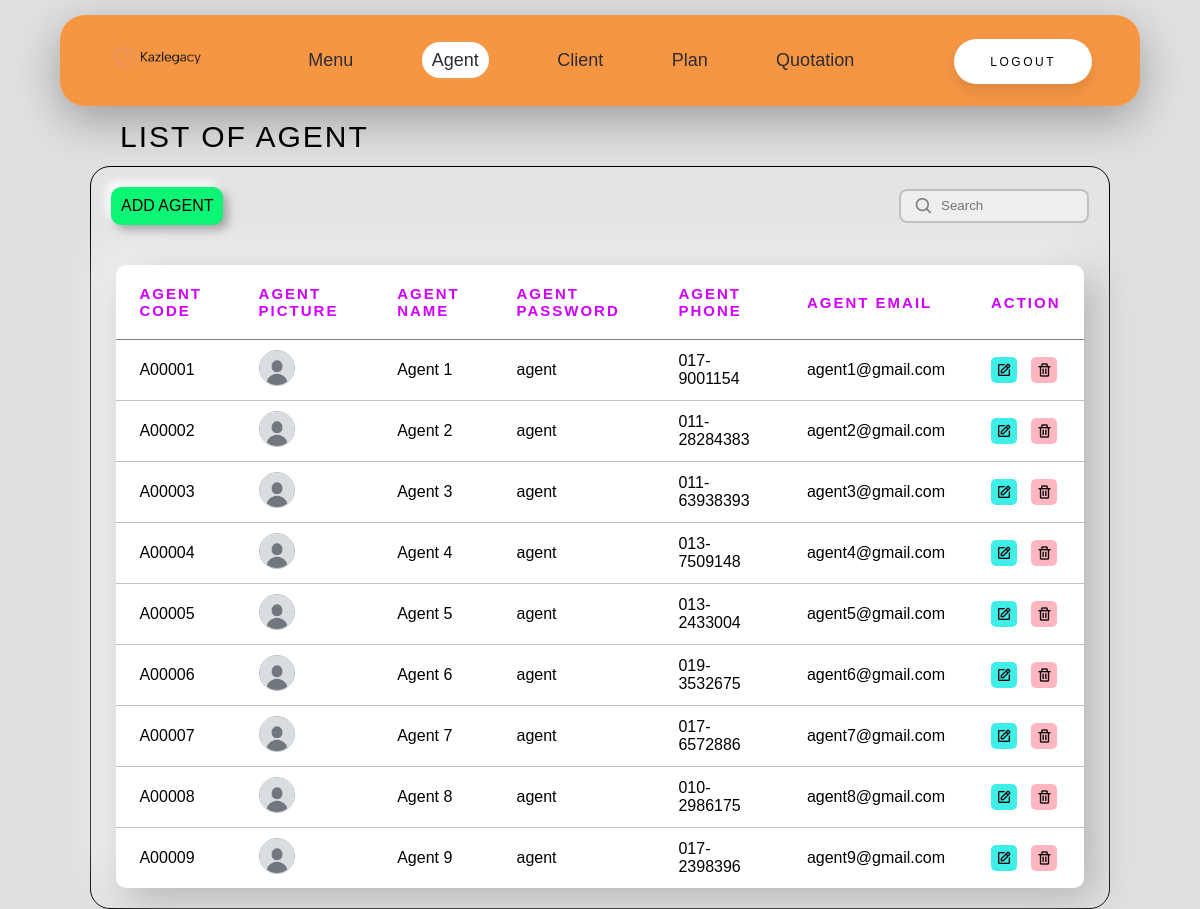
Page /agent_admin.php on the committed database.
### tables this page shows
CREATE TABLE `agent` (
  `agent_code` varchar(255) NOT NULL,
  `agent_picture` varchar(255) NOT NULL,
  `agent_name` varchar(255) NOT NULL,
  `agent_password` varchar(255) NOT NULL,
  `agent_phone` varchar(255) NOT NULL,
  `agent_email` varchar(255) NOT NULL
);

### src/agent_admin.php (the view, shortened to what this page needs)
<?php
include "dbConfig.php";
?>
<!DOCTYPE html>
<html>
<head>
	<link rel="stylesheet" href="style.css">
	<link href='https://unpkg.com/boxicons@2.1.4/css/boxicons.min.css' rel='stylesheet'>
</head>
<body>
	<header id="header">
		<a href="admin_menu.php" class="FWD"><img src="kazlegacy-logo.png" alt="FWD" width="100" height="30"></a>
		<nav class="navbar">
			<a href="admin_menu.php">Menu</a>
			<a class="active" href="agent_admin.php">Agent</a>
			<a href="client_admin.php">Client</a>
			<a href="plan_admin.php">Plan</a>
			<a href="quotation_admin.php">Quotation</a>
		</nav>
		<div class="admin_logout">
			<a href="admin_logout.php" class="logout-button">Logout</a>
		</div>
	</header>
	<div class="admin-agent-title">List of Agent</div>
	<div class="admin-table-container">
		<div class="table-top">
			<a href="add_agent.php" class="add-button">Add Agent</a>
			<div class="search-bar-admin">
				<i class='bx bx-search'></i>
				<input type="text" name="search" id="searchAgentAdmin" placeholder="Search">
			</div>
		</div>
		<div id="agentTableAdmin">
			<?php
			$query = "select * from agent";
			$result = mysqli_query($con, $query);
			if (mysqli_num_rows($result) == 0) {
				echo "<span class='no-agent-admin'>No record found !</span>";
			} else {
				echo "<table class='agent-table'>
				<thead>
					<th>Agent Code</th>
					<th>Agent Picture</th>
					<th>Agent Name</th>
					<th>Agent Password</th>
					<th>Agent Phone</th>
					<th>Agent Email</th>
					<th>Action</th>
				</thead>";
				while ($row = $result->fetch_assoc()) {
					$agent_code = $row["agent_code"];
					$agent_name = $row["agent_name"];
					$agent_password = $row["agent_password"];
					$agent_phone = $row["agent_phone"];
					$agent_email = $row["agent_email"];
					$agent_picture = $row["agent_picture"];
					echo "
					<tr>
					<td>$agent_code</td>
					<td><img src=$agent_picture></td>
					<td>$agent_name</td>
					<td>$agent_password</td>
					<td>$agent_phone</td>
					<td>$agent_email</td>
					<td class='admin-action'><a href='edit_agent.php?agent_code=$agent_code'><i class='bx bx-edit'></i></a>
					<a onclick='confirmation(\"$agent_code\")' href='delete_agent.php?agent_code=$agent_code'><i class='bx bx-trash'></i></a></td>
					</tr>";
				}
				echo "</table>";
			}
			?>
		</div>
	</div>
</body>
</html>

### src/style.css (style rules this page uses)
* { margin: 0; padding: 0; box-sizing: border-box; font-family: sans-serif; text-decoration: none; }
body { background-color: #e0e0e0; }
#header { position: fixed; border-radius: 25px; top: 15px; left: 5%; width: 90%; height: 10%; padding: 2% 4%; background: rgba(255, 119, 0, 0.7); backdrop-filter: blur(10px); display: flex; justify-content: space-between; align-items: center; box-shadow: rgba(0, 0, 0, 0.3) 0px 14px 45px; z-index: 100; transition: top 0.2s; }
.navbar a { color: #2c2c34; font-size: 18px; text-decoration: none; margin: 0 2rem; transition: 0.2s; }
.active { color: black; background-color: white; padding: 8px 10px; border-radius: 48px; }
.logout-button { text-decoration: none; padding: 1.3em 3em; font-size: 12px; text-transform: uppercase; letter-spacing: 2.5px; font-weight: 500; color: #000; background-color: #fff; border: none; border-radius: 45px; box-shadow: 0px 8px 15px rgba(0, 0, 0, 0.1); transition: all 0.3s ease 0s; }
.admin-agent-title { margin-top: 10%; margin-left: 10%; margin-bottom: 1%; text-transform: uppercase; letter-spacing: 2px; font-size: 30px; }
.admin-table-container { border: 1px solid black; background: rgba(232, 232, 232, 0.6); border-radius: 20px; width: 85%; margin-left: 7.5%; padding-bottom: 20px; }
.table-top { display: flex; justify-content: space-between; padding: 20px; }
.add-button { text-transform: uppercase; border-radius: 10px; padding: 10px; font-size: 16px; text-decoration: none; background-color: #0cf574; color: black; box-shadow: 5px 5px 10px #a6a6a6, -5px -5px 10px #ffffff; transition: all 0.2s ease; }
.agent-table { margin-top: 2%; background-color: white; width: 95%; margin-left: 2.5%; border-collapse: collapse; border-radius: 10px; text-align: left; box-shadow: 10px 10px 41px #afafaf, -10px -10px 41px #ffffff; }
.agent-table thead { border-bottom: 1px solid grey; color: #d100ff; }
.agent-table th { padding: 20px 23px; text-transform: uppercase; letter-spacing: 2px; font-size: 15px; }
.agent-table td { padding: 10px 23px; }
.agent-table tr { border-bottom: 1px solid silver; border-width: 100%; }
.agent-table tr:last-child { border-bottom: none; }
.admin-action .bx-edit { background-color: #3feee6; padding: 5px; border-radius: 5px; color: black; transition: all 0.2s ease; }
.admin-action .bx-trash { background-color: lightpink; margin-left: 10px; padding: 5px; border-radius: 5px; color: black; transition: all 0.2s ease; }
.search-bar-admin { display: flex; line-height: 28px; align-items: center; position: relative; max-width: 190px; }
.search-bar-admin input { width: 100%; line-height: 28px; padding: 0.909px 3px; padding-left: 40px; border: 2px solid silver; border-radius: 8px; outline: none; background-color: #eeeeee; color: black; transition: 0.3s ease; }
.search-bar-admin .bx-search { position: absolute; left: 15px; color: grey; font-size: 20px; }
.agent-table td img { width: 36px; height: 36px; border-radius: 50%; border: 1px solid silver; }

### rows in the picture
agent: agent_code "A00001", agent_picture (placeholder picture), agent_name "Agent 1", agent_password "agent", agent_phone "017-9001154", agent_email "agent1@gmail.com"
agent: agent_code "A00002", agent_picture (placeholder picture), agent_name "Agent 2", agent_password "agent", agent_phone "011-28284383", agent_email "agent2@gmail.com"
agent: agent_code "A00003", agent_picture (placeholder picture), agent_name "Agent 3", agent_password "agent", agent_phone "011-63938393", agent_email "agent3@gmail.com"
agent: agent_code "A00004", agent_picture (placeholder picture), agent_name "Agent 4", agent_password "agent", agent_phone "013-7509148", agent_email "agent4@gmail.com"
agent: agent_code "A00005", agent_picture (placeholder picture), agent_name "Agent 5", agent_password "agent", agent_phone "013-2433004", agent_email "agent5@gmail.com"
agent: agent_code "A00006", agent_picture (placeholder picture), agent_name "Agent 6", agent_password "agent", agent_phone "019-3532675", agent_email "agent6@gmail.com"
agent: agent_code "A00007", agent_picture (placeholder picture), agent_name "Agent 7", agent_password "agent", agent_phone "017-6572886", agent_email "agent7@gmail.com"
agent: agent_code "A00008", agent_picture (placeholder picture), agent_name "Agent 8", agent_password "agent", agent_phone "010-2986175", agent_email "agent8@gmail.com"
agent: agent_code "A00009", agent_picture (placeholder picture), agent_name "Agent 9", agent_password "agent", agent_phone "017-2398396", agent_email "agent9@gmail.com"
